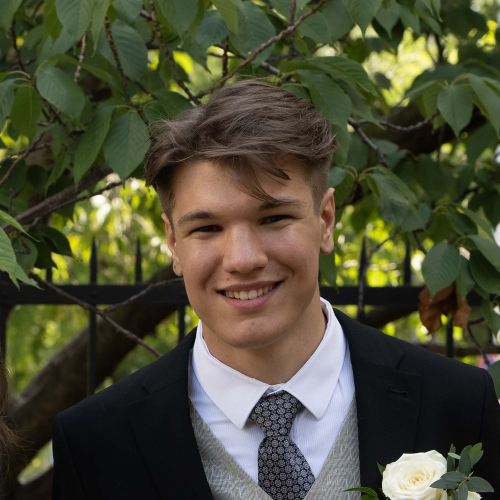
#> input picture assets/photo.jpg, 1000 x 1000 px (shown at 1/2 size)
$ python crop_faces.py ../assets/photo.jpg
#> lines starting #> are read from the running program, lines starting #| are printed output that depends on the picture
#> in main, img is the input picture: PIL image 1000x1000 RGB; mean R, G, B 76.4, 76.5, 53.7
# /// script
# requires-python = ">=3.11"
# dependencies = ["opencv-python-headless>=4.9,<5", "pillow>=10"]
# ///
"""Detect faces in large photos and write square head-and-shoulders crops.

Usage:
    uv run tools/crop_faces.py <photo.jpg> [<photo.jpg> ...]

Writes assets/photos/<stem-number>-<k>.jpg (800x800) for every face found
and prints a summary. Review the crops and delete the ones you don't want.
"""
from __future__ import annotations

import re
import sys
from pathlib import Path

import cv2
import numpy as np
from PIL import Image, ImageOps

ROOT = Path(__file__).resolve().parent.parent
OUT = ROOT / "assets" / "photos"

DETECT_WIDTH = 2000        # downscale for detection; crop from full-res
CROP_FACTOR = 2.3          # crop side relative to detected face width
UP_SHIFT = 0.10            # move crop centre up by this fraction of the side
MIN_FACE_FRAC = 0.03       # ignore faces narrower than 3% of the image width
OUT_SIZE = 800


def detect(img: Image.Image) -> list[tuple[int, int, int, int]]:
    scale = DETECT_WIDTH / img.width
#> scale = 2
    small = img.resize((DETECT_WIDTH, round(img.height * scale)), Image.LANCZOS)
    gray = cv2.cvtColor(np.asarray(small), cv2.COLOR_RGB2GRAY)
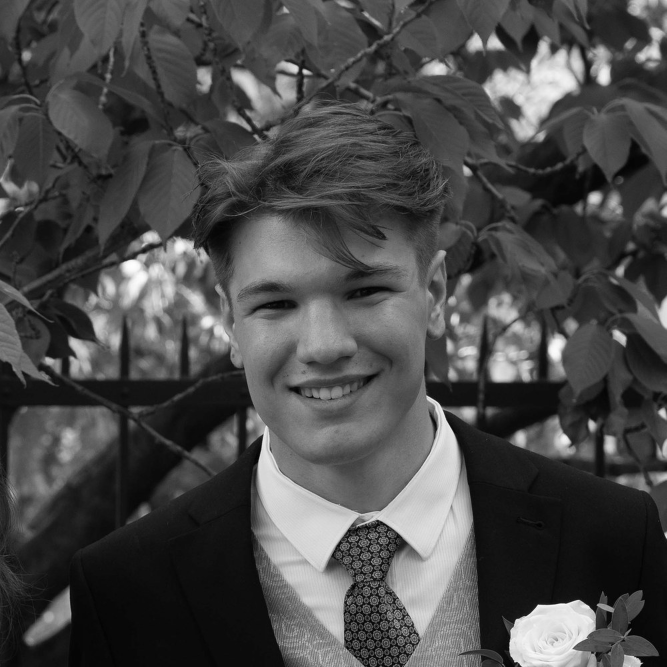
#> gray: shape (2000, 2000) (shown at 1/3 size); min 0, max 255, mean 73.8
    gray = cv2.equalizeHist(gray)
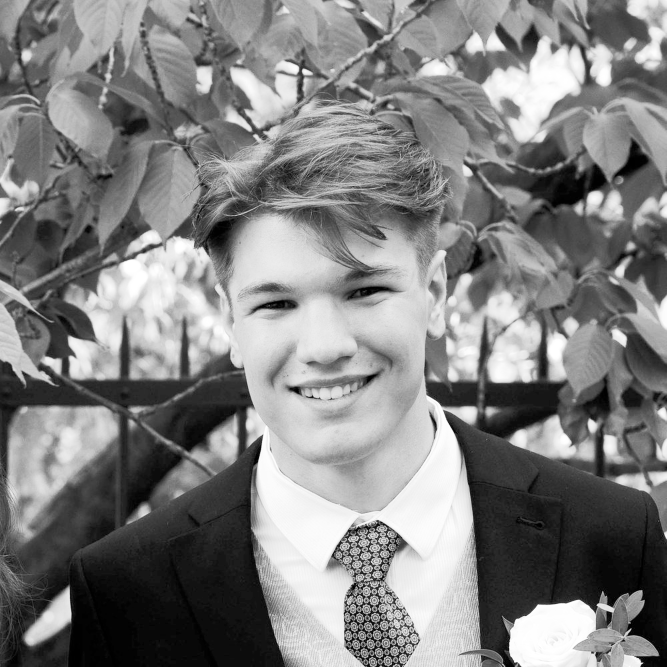
#> gray: shape (2000, 2000) (shown at 1/3 size); min 0, max 255, mean 128.4
    cascade = cv2.CascadeClassifier(cv2.data.haarcascades + "haarcascade_frontalface_default.xml")
    faces = cascade.detectMultiScale(gray, scaleFactor=1.08, minNeighbors=6, minSize=(40, 40))
#> faces = [[48, 82, 51, 51], [1314, 970, 140, 140], [1789, 1234, 156, 156], [602, 625, 709, 709]]
    boxes = []
    for (x, y, w, h) in faces:
        if w < MIN_FACE_FRAC * DETECT_WIDTH:
            continue
        boxes.append(tuple(round(v / scale) for v in (x, y, w, h)))
#> this loop made 4 passes
#> after the loop, boxes = [(657, 485, 70, 70), (894, 617, 78, 78), (301, 312, 354, 354)]
    # left to right so numbering is stable
    return sorted(boxes, key=lambda b: b[0])


def crop_square(img: Image.Image, box: tuple[int, int, int, int]) -> Image.Image:
    x, y, w, h = box
    side = round(w * CROP_FACTOR)
    cx = x + w / 2
    cy = y + h / 2 - side * UP_SHIFT
    left = round(cx - side / 2)
    top = round(cy - side / 2)
    # clamp to the image; shrink the square if it doesn't fit at all
    side = min(side, img.width, img.height)
    left = max(0, min(left, img.width - side))
    top = max(0, min(top, img.height - side))
    return img.crop((left, top, left + side, top + side)).resize((OUT_SIZE, OUT_SIZE), Image.LANCZOS)


def main(paths: list[str]) -> None:
    OUT.mkdir(parents=True, exist_ok=True)
    for p in paths:
        src = Path(p).expanduser()
        img = ImageOps.exif_transpose(Image.open(src)).convert("RGB")
        num = re.search(r"(\d+)(?=\.\w+$)", src.name)
        stem = num.group(1) if num else src.stem
        boxes = detect(img)
#> boxes = [(301, 312, 354, 354), (657, 485, 70, 70), (894, 617, 78, 78)]
        written = []
        for k, box in enumerate(boxes, 1):
            out = OUT / f"{stem}-{k}.jpg"
            crop_square(img, box).save(out, "JPEG", quality=88, optimize=True)
            written.append(out.name)
#> this loop made 3 passes
#> (x in crop_square, y in crop_square, w in crop_square, h in crop_square, side in crop_square, cx in crop_square, cy in crop_square, left in crop_square) on passes 1 to 3: (301, 312, 354, 354, 814, 478, 407.6, 71), (657, 485, 70, 70, 161, 692, 503.9, 612), (894, 617, 78, 78, 179, 933, 638.1, 821)
#> pass 1, in main, `crop_square(img, box).save(out, "JPEG", quality=88, optimize=True)`:
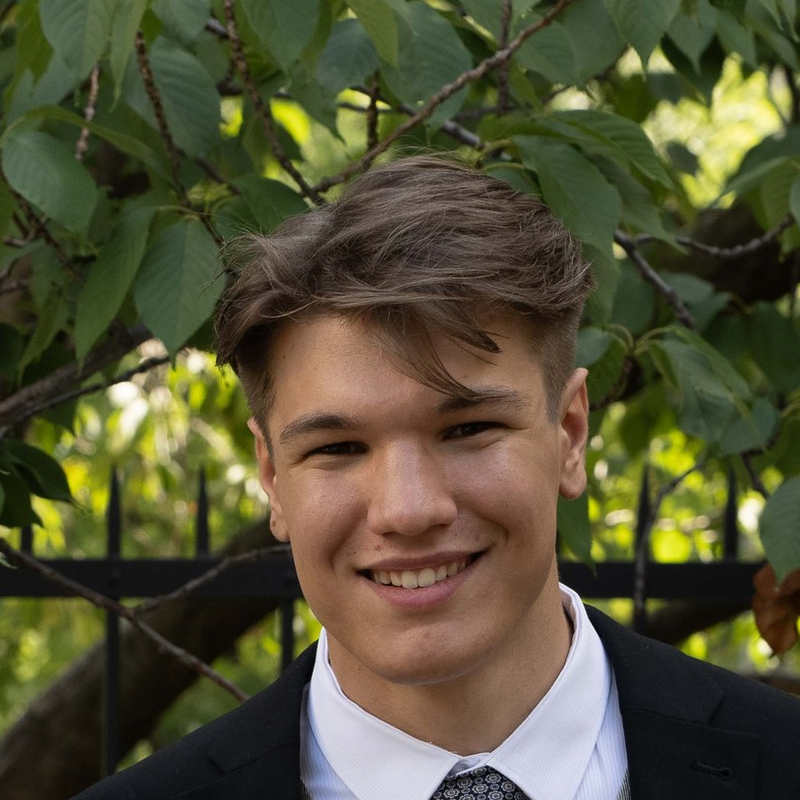
#> saved as photo-1.jpg: PIL image 800x800 RGB; mean R, G, B 83.9, 81.5, 54
#> pass 2, in main, `crop_square(img, box).save(out, "JPEG", quality=88, optimize=True)`:
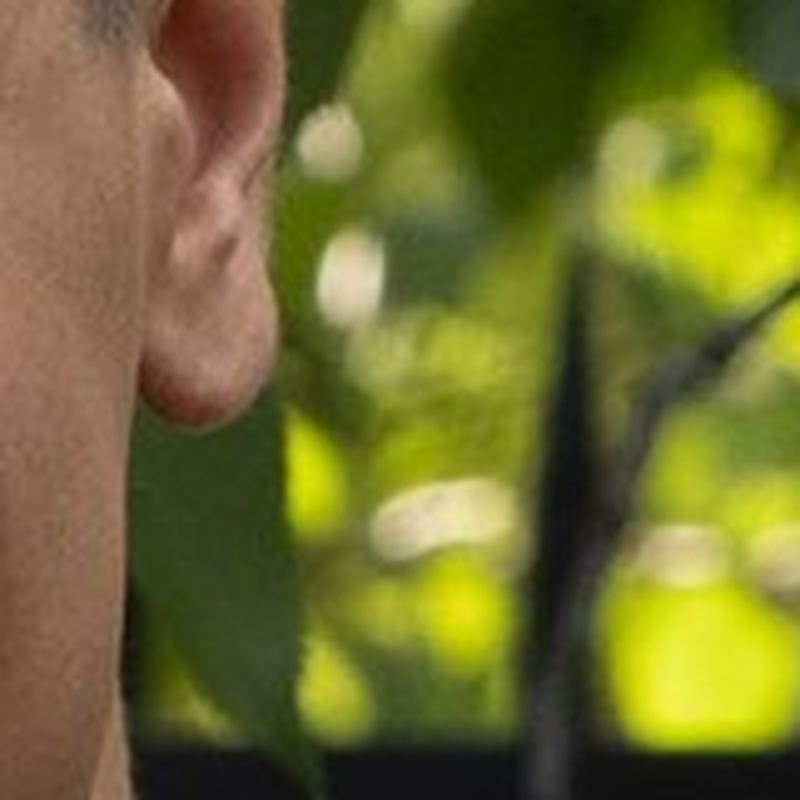
#> saved as photo-2.jpg: PIL image 800x800 RGB; mean R, G, B 113.8, 110.1, 47.4
#> after the loop, written = ['photo-1.jpg', 'photo-2.jpg', 'photo-3.jpg']
        print(f"{src.name}: {len(boxes)} face(s) -> {', '.join(written) or '-'}")
#| photo.jpg: 3 face(s) -> photo-1.jpg, photo-2.jpg, photo-3.jpg


if __name__ == "__main__":
    if len(sys.argv) < 2:
        sys.exit(__doc__)
    main(sys.argv[1:])
